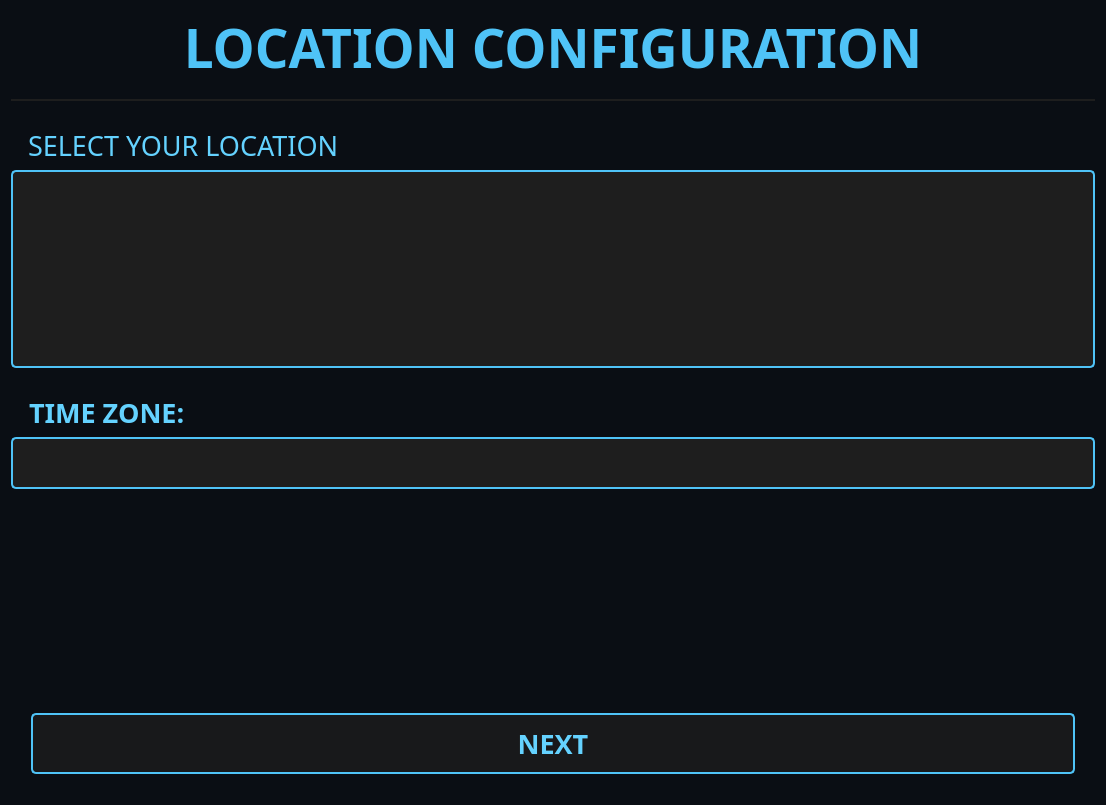
<?xml version="1.0" encoding="UTF-8"?>
<ui version="4.0">
 <class>Location</class>
 <widget class="QWidget" name="Location">
  <property name="geometry">
   <rect>
    <x>0</x>
    <y>0</y>
    <width>1106</width>
    <height>805</height>
   </rect>
  </property>
  <property name="windowTitle">
   <string>Location Configuration</string>
  </property>
  <property name="styleSheet">
   <string notr="true">background-color: #0a0e14;</string>
  </property>
  <layout class="QVBoxLayout" name="verticalLayout">
   <item>
    <widget class="QLabel" name="label">
     <property name="font">
      <font>
       <family>SpaceMono Nerd Font</family>
       <pointsize>40</pointsize>
       <bold>true</bold>
      </font>
     </property>
     <property name="styleSheet">
      <string notr="true">color: #4fc3f7;
        padding-bottom: 15px;
        border-bottom: 2px solid #1e1e1e;
        margin-bottom: 20px;</string>
     </property>
     <property name="text">
      <string>LOCATION CONFIGURATION</string>
     </property>
     <property name="alignment">
      <set>Qt::AlignmentFlag::AlignCenter</set>
     </property>
    </widget>
   </item>
   <item>
    <widget class="QLabel" name="label_2">
     <property name="font">
      <font>
       <family>SpaceMono Nerd Font</family>
       <pointsize>20</pointsize>
      </font>
     </property>
     <property name="styleSheet">
      <string notr="true">color: #64d2ff;
        padding-left: 10px;</string>
     </property>
     <property name="text">
      <string>SELECT YOUR LOCATION</string>
     </property>
    </widget>
   </item>
   <item>
    <widget class="QListWidget" name="countryList">
     <property name="font">
      <font>
       <family>SpaceMono Nerd Font</family>
       <pointsize>16</pointsize>
      </font>
     </property>
     <property name="styleSheet">
      <string notr="true">
        QListWidget {
          background-color: #1e1e1e;
          color: #ffffff;
          border: 2px solid #4fc3f7;
          border-radius: 5px;
          padding: 8px;
        }
        QListWidget::item {
          padding: 10px;
          border-bottom: 1px solid #3a3a3a;
        }
        QListWidget::item:selected {
          background-color: #4fc3f7;
          color: #000000;
        }
        QScrollBar:vertical {
          background: #1e1e1e;
          width: 10px;
        }
        QScrollBar::handle:vertical {
          background: #4fc3f7;
          min-height: 20px;
          border-radius: 5px;
        }
      </string>
     </property>
     <property name="uniformItemSizes">
      <bool>true</bool>
     </property>
    </widget>
   </item>
   <item>
    <widget class="QLabel" name="label_3">
     <property name="font">
      <font>
       <family>SpaceMono Nerd Font</family>
       <pointsize>20</pointsize>
       <bold>true</bold>
      </font>
     </property>
     <property name="styleSheet">
      <string notr="true">color: #64d2ff;
        padding-left: 10px;
        margin-top: 20px;</string>
     </property>
     <property name="text">
      <string>TIME ZONE:</string>
     </property>
    </widget>
   </item>
   <item>
    <widget class="QComboBox" name="timezoneCombo">
     <property name="font">
      <font>
       <family>SpaceMono Nerd Font</family>
       <pointsize>16</pointsize>
      </font>
     </property>
     <property name="styleSheet">
      <string notr="true">
        QComboBox {
          background-color: #1e1e1e;
          color: #ffffff;
          border: 2px solid #4fc3f7;
          border-radius: 5px;
          padding: 8px;
          min-height: 30px;
        }
        QComboBox::drop-down {
          border: none;
          width: 30px;
        }
        QComboBox::down-arrow {
          image: url(:/images/arrow-down.png);
          width: 16px;
          height: 16px;
        }
        QComboBox QAbstractItemView {
          background-color: #1e1e1e;
          color: #ffffff;
          selection-background-color: #4fc3f7;
          selection-color: #000000;
          border: 2px solid #4fc3f7;
        }
      </string>
     </property>
    </widget>
   </item>
   <item>
    <spacer name="verticalSpacer">
     <property name="orientation">
      <enum>Qt::Orientation::Vertical</enum>
     </property>
     <property name="sizeHint" stdset="0">
      <size>
       <width>20</width>
       <height>40</height>
      </size>
     </property>
    </spacer>
   </item>
   <item>
    <widget class="QPushButton" name="location_btn">
     <property name="minimumSize">
      <size>
       <width>200</width>
       <height>60</height>
      </size>
     </property>
     <property name="font">
      <font>
       <family>SpaceMono Nerd Font</family>
       <pointsize>20</pointsize>
       <bold>true</bold>
      </font>
     </property>
     <property name="styleSheet">
      <string notr="true">
        QPushButton {
          color: #64d2ff;
          background-color: rgba(30, 30, 30, 0.7);
          border: 2px solid #4fc3f7;
          border-radius: 5px;
          padding: 10px 40px;
          margin: 20px;
        }
        QPushButton:hover {
          background-color: rgba(79, 195, 247, 0.2);
        }
        QPushButton:pressed {
          background-color: rgba(79, 195, 247, 0.4);
          border-color: #64d2ff;
        }
      </string>
     </property>
     <property name="text">
      <string>NEXT</string>
     </property>
    </widget>
   </item>
  </layout>
 </widget>
 <resources/>
 <connections/>
</ui>
